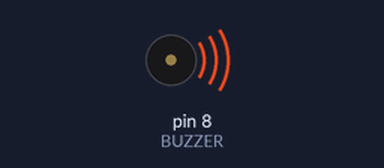
A sketch run on a simulated Arduino Uno, built with avr-gcc and run on an emulated ATmega328P. On the bench: buzzer (waves = sounding).

Above: at 0.1 s.
At 62.3 s:
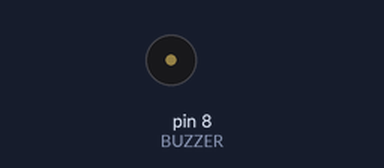
Timing chart, 0 to 63.8 s (numbered marks = the images above):
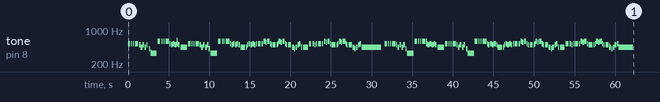

The sketch:

Los_peces_en_el_rio_one_voice_main.ino
```cpp
// Generado con Partitura → Arduino
// 339 notas/silencios · duración ≈ 62.4 s · 129 BPM
#include <avr/pgmspace.h>
#if !defined(PROGMEM)
  #define PROGMEM
  #define pgm_read_word(p) (*(p))
#endif

#define BUZZER 8
const uint16_t N = 339;

// Frecuencias en Hz (0 = silencio)
const uint16_t melody[] PROGMEM = {
  523, 0, 523, 0, 523, 0, 523, 0, 494, 0, 440, 0,
  494, 440, 0, 494, 0, 415, 0, 330, 349, 330, 0, 587,
  0, 587, 0, 587, 0, 587, 523, 0, 494, 523, 494, 523,
  622, 523, 0, 494, 0, 440, 0, 523, 0, 523, 0, 523,
  0, 523, 494, 440, 494, 0, 440, 494, 415, 0, 330, 0,
  587, 0, 587, 0, 587, 0, 587, 523, 0, 494, 523, 0,
  494, 523, 0, 494, 0, 440, 0, 440, 0, 494, 523, 494,
  0, 523, 494, 0, 523, 0, 523, 0, 523, 0, 587, 554,
  0, 587, 523, 0, 494, 0, 494, 0, 494, 523, 0, 587,
  554, 0, 587, 523, 0, 494, 0, 494, 0, 440, 415, 0,
  440, 0, 494, 0, 523, 0, 440, 0, 440, 0, 523, 0,
  523, 494, 0, 523, 0, 523, 0, 523, 0, 587, 554, 0,
  587, 523, 0, 494, 0, 494, 523, 0, 587, 554, 0, 587,
  523, 0, 494, 0, 494, 0, 440, 415, 0, 440, 0, 494,
  523, 0, 440, 0, 523, 0, 523, 0, 523, 0, 523, 494,
  0, 440, 494, 440, 494, 415, 0, 330, 0, 587, 0, 587,
  0, 587, 0, 587, 0, 523, 587, 523, 0, 494, 523, 494,
  523, 494, 0, 440, 523, 0, 523, 0, 523, 0, 523, 494,
  0, 440, 494, 440, 494, 0, 415, 0, 330, 0, 587, 0,
  587, 0, 587, 0, 587, 523, 494, 0, 523, 494, 0, 523,
  494, 0, 440, 0, 440, 0, 494, 523, 494, 0, 523, 494,
  0, 523, 0, 523, 0, 523, 0, 587, 554, 0, 587, 523,
  0, 494, 0, 494, 0, 494, 523, 587, 554, 0, 587, 523,
  494, 0, 494, 0, 440, 415, 0, 440, 494, 0, 523, 0,
  440, 0, 440, 0, 523, 0, 523, 0, 494, 0, 523, 0,
  523, 0, 523, 0, 587, 554, 0, 587, 523, 0, 494, 0,
  494, 0, 523, 587, 554, 0, 587, 523, 0, 494, 0, 494,
  0, 440, 466, 440, 415, 0, 440, 0, 466, 0, 494, 0,
  523, 0, 440
};
// Duraciones en ms
const uint16_t dur[] PROGMEM = {
  310, 105, 109, 128, 109, 136, 415, 47, 205, 27, 225, 4,
  233, 205, 31, 190, 132, 159, 31, 8, 16, 802, 50, 349,
  105, 120, 124, 109, 147, 512, 147, 19, 229, 240, 229, 19,
  27, 159, 4, 186, 74, 907, 47, 322, 112, 120, 112, 112,
  140, 504, 198, 209, 240, 4, 256, 209, 194, 50, 895, 23,
  349, 97, 128, 109, 112, 128, 539, 128, 27, 229, 202, 12,
  225, 209, 8, 190, 70, 581, 105, 93, 39, 128, 271, 178,
  19, 260, 159, 39, 136, 109, 399, 66, 186, 47, 256, 136,
  43, 349, 78, 58, 136, 89, 357, 109, 120, 120, 35, 240,
  163, 31, 310, 143, 16, 109, 112, 453, 27, 279, 132, 27,
  225, 27, 205, 12, 217, 39, 101, 116, 674, 39, 329, 120,
  248, 109, 89, 132, 128, 376, 89, 178, 54, 264, 151, 31,
  306, 128, 62, 531, 109, 128, 101, 50, 260, 159, 39, 364,
  62, 74, 105, 109, 473, 31, 252, 132, 39, 213, 31, 186,
  244, 31, 2663, 124, 349, 85, 128, 120, 105, 147, 512, 155,
  19, 229, 252, 225, 256, 174, 39, 907, 16, 337, 105, 132,
  116, 124, 116, 450, 27, 16, 19, 167, 12, 240, 229, 244,
  209, 198, 74, 915, 364, 97, 128, 128, 105, 112, 504, 136,
  31, 229, 252, 233, 182, 116, 178, 19, 857, 4, 388, 89,
  147, 109, 112, 132, 523, 151, 198, 27, 260, 186, 27, 310,
  143, 27, 585, 101, 97, 23, 132, 233, 225, 8, 248, 163,
  47, 116, 124, 395, 74, 171, 50, 236, 171, 27, 314, 147,
  35, 97, 136, 357, 101, 116, 147, 209, 194, 16, 322, 190,
  93, 109, 457, 27, 275, 128, 23, 264, 198, 12, 205, 35,
  120, 128, 605, 43, 411, 109, 217, 12, 163, 70, 140, 97,
  376, 78, 182, 47, 240, 182, 12, 322, 143, 50, 562, 89,
  109, 31, 136, 248, 190, 16, 295, 163, 16, 147, 78, 446,
  19, 16, 16, 244, 140, 35, 221, 4, 8, 8, 229, 23,
  205, 31, 1977
};

void playSong() {
  for (uint16_t i = 0; i < N; i++) {
    uint16_t f = pgm_read_word(&melody[i]);
    uint16_t d = pgm_read_word(&dur[i]);
    if (f) tone(BUZZER, f, (uint32_t)d * 90 / 100);
    delay(d);
    noTone(BUZZER);
  }
}

void setup() {
  pinMode(BUZZER, OUTPUT);
  playSong();
}

void loop() {
}
```
